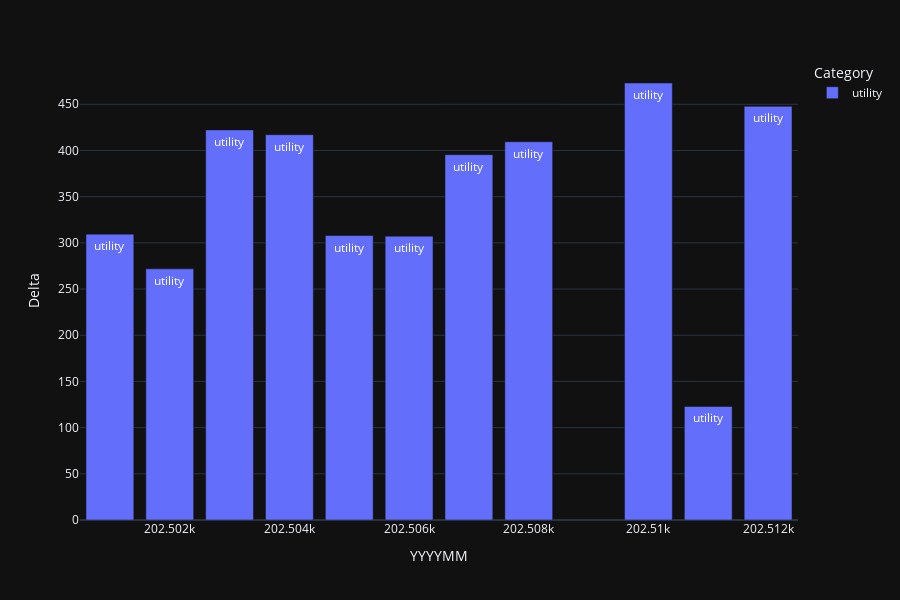

Write notebook code for a chart like this one.
### Code cell
categories = [
    # 'fun',
    # 'grocerys',
    # 'amazon',
    # 'transfer',
    # 'pay_off_debt',
    'utility',
    # 'misc',
    # 'music',
    # 'health',
    # 'rent',
    # 'transportation',
    # 'phone',
    # 'dating',
    # 'check',
    # 'Costco',
    # 'gift',
    # 'invest',
    # 'cargas',
    # 'homeimprovement',
    # 'mortgage',
    # 'insurance',
    # 'cabin',
    # 'to_cabin',
    # 'tech',
    # 'car',
    # 'taxes',
    # 'interest',
]


mask = df_year['Category'].isin(categories)
temp = df_year[mask]
title = f'Year - filtered categories ({categories})'
make_barchart(df=temp,time_column='YYYYMM',title=title)

### Figure 1 — Plotly figure (JSON) as saved in the notebook; plotly's stock layout.template omitted (floating-point values rounded to 4 significant figures)
{"data": [{"alignmentgroup": "True", "customdata": [["utility"], ["utility"], ["utility"], ["utility"], ["utility"], ["utility"], ["utility"], ["utility"], ["utility"], ["utility"], ["utility"]], "hovertemplate": "Category=%{customdata[0]}<br>YYYYMM=%{x}<br>Delta=%{y}<extra></extra>", "legendgroup": "utility", "marker": {"color": "#636efa", "pattern": {"shape": ""}}, "name": "utility", "offsetgroup": "utility", "orientation": "v", "showlegend": true, "text": ["utility", "utility", "utility", "utility", "utility", "utility", "utility", "utility", "utility", "utility", "utility"], "textposition": "auto", "type": "bar", "x": [202501, 202502, 202503, 202504, 202505, 202506, 202507, 202508, 202510, 202511, 202512], "xaxis": "x", "y": [309.4, 271.9, 422.3, 417.1, 307.9, 307.3, 395.4, 409.4, 473.0, 122.9, 447.7], "yaxis": "y"}], "layout": {"barmode": "relative", "height": 600, "legend": {"title": {"text": "Category"}, "tracegroupgap": 0}, "margin": {"t": 60}, "xaxis": {"anchor": "y", "domain": [0, 1], "title": {"text": "YYYYMM"}}, "yaxis": {"anchor": "x", "domain": [0, 1], "title": {"text": "Delta"}}}}
